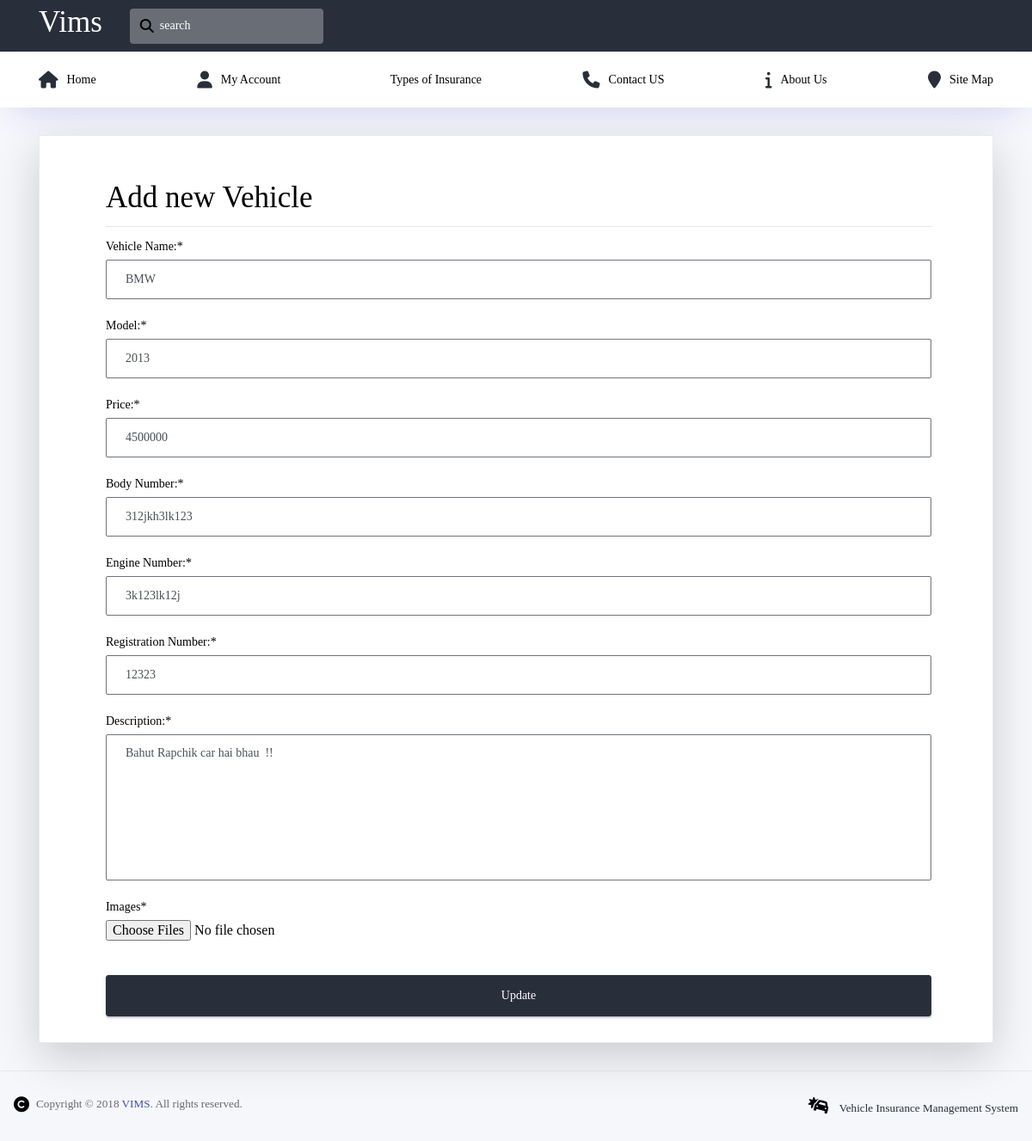
The page /vehicle/update/1/ (signed in) on the database its author committed.
### vehicle/models.py (models this page shows, shortened)
class Vehicle(models.Model):
    user = models.ForeignKey(settings.AUTH_USER_MODEL,
                             on_delete=models.CASCADE)
    name = models.CharField(max_length=100)
    model = models.IntegerField(default=0000)
    rate = models.CharField(max_length=100)
    body_number = models.CharField(max_length=100)
    engine_number = models.CharField(max_length=100)
    registration_number = models.CharField(max_length=50)
    color = models.CharField(max_length=50)
    description = models.TextField(blank=True)
    updated = models.DateTimeField(auto_now=True)
    timestamp = models.DateTimeField(auto_now_add=True)
    images = models.FileField(upload_to=user_directory_path, blank=True)

### vehicle/views.py (the view)
# urls.py: path('update/<int:pk>/', views.VehicleUpdateView.as_view(), name='update'),
class VehicleUpdateView(LoginRequiredMixin, UserOwnerMixin, UpdateView):
    queryset = Vehicle.objects.all()
    form_class = VechicleModelForm
    template_name = 'vehicle/vehicle_edit.html'

### vehicle/templates/vehicle/vehicle_edit.html (shortened to what this page needs)
{% extends 'base.html' %}
{% block body %}
<div class="card shadow-lg">
    <div class="card-body">
        <div class="row">
            <div class="col-11 ml-5 mt-4">
                <h1 class="styled-font">Add new Vehicle</h1>
                <hr />
                {% include 'vehicle/form.html' with form=form btn_title='Update' %}
            </div>
        </div>
    </div>
</div>
{% endblock body %}

### vehicle/templates/vehicle/form.html (shortened to what this page needs)
{% load crispy_forms_tags %}
<form {% if form_id %} id='{{ form_id }}' {% endif %} action="{% if action_url %}{{ action_url }}{% endif %}"
    class="w-100" method="POST" enctype="multipart/form-data">
    {{  form | crispy }}
    <input class="btn btn-dark btn-lg mt-3 w-100" type="submit" value="{{btn_title}}">
</form>

### static-storage/static/css/custom.css (style rules this page uses)
* { color: #000; font-family: 'Century Gothic'; }
.styled-font { font-family: 'Pacifico', cursive !important; }
.form-control { border-color: #6F747B !important; }

### rows shown on the page
Vehicle: name "BMW", model "2013", rate "4500000", body_number "312jkh3lk123", engine_number "3k123lk12j", registration_number "12323", description "Bahut Rapchik car hai bhau !!"
